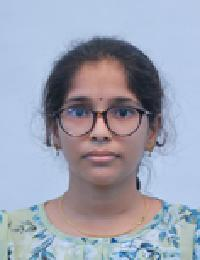
#> input picture data/reference_images/23C11A0565.jpeg, 200 x 260 px
$ python -i preprocess.py   (imports and definitions only)
#> lines starting #> are read from the running program, lines starting #| are printed output that depends on the picture
#> further down, picture is the input picture: shape (260, 200, 3); mean B, G, R 178.9, 162.4, 157.2
"""
preprocess.py
──────────────
Image preprocessing pipeline for face crops before embedding.

Applies quality-improving transforms to 112×112 aligned face crops:
  1. CLAHE (Contrast Limited Adaptive Histogram Equalisation) — normalises
     lighting across different CCTV conditions (fluorescent, backlit, dark).
  2. Bilateral filter — removes sensor noise while preserving facial edges.
  3. Unsharp mask — recovers detail lost to CCTV compression / motion blur.
  4. White-balance correction — reduces colour cast from indoor lighting.

Each transform is independently toggleable. The pipeline is designed to be
inserted between face detection (crop) and embedding extraction.

Usage:
    from testing.preprocess import preprocess_crop
    enhanced = preprocess_crop(crop_bgr)
"""

import cv2
import numpy as np


def apply_clahe(image: np.ndarray, clip_limit: float = 2.0,
                tile_size: int = 8) -> np.ndarray:
    """
    Apply CLAHE to the luminance channel (LAB colour space).
    This normalises exposure without destroying colour information.
    """
#> called with clip_limit = 2, tile_size = 8
    lab = cv2.cvtColor(image, cv2.COLOR_BGR2LAB)
#> lab: shape (260, 200, 3); mean of channels 0, 1, 2 169.5, 130.2, 119.3
    l, a, b = cv2.split(lab)
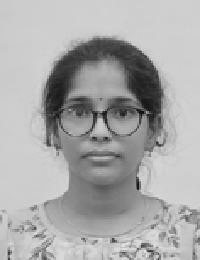
#> l: shape (260, 200); min 6, max 243, mean 169.5
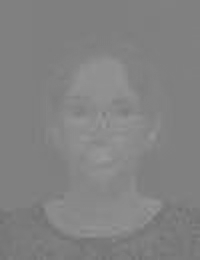
#> a: shape (260, 200); min 111, max 154, mean 130.2
    clahe = cv2.createCLAHE(clipLimit=clip_limit,
                             tileGridSize=(tile_size, tile_size))
    l = clahe.apply(l)
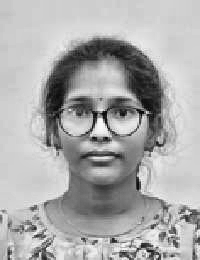
#> l: shape (260, 200); min 2, max 252, mean 171.4
    lab = cv2.merge([l, a, b])
#> lab: shape (260, 200, 3); mean of channels 0, 1, 2 171.4, 130.2, 119.3
    return cv2.cvtColor(lab, cv2.COLOR_LAB2BGR)
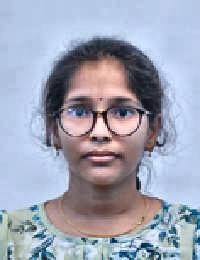
#> returned value: shape (260, 200, 3); mean B, G, R 181.4, 164.9, 159.6


# [78 lines left out: functions apply_bilateral_denoise, apply_unsharp_mask, apply_white_balance, preprocess_crop, not called in this run]


def preprocess_batch(crops: list[np.ndarray], **kwargs) -> list[np.ndarray]:
    """Apply preprocessing to a list of face crops."""
    return [preprocess_crop(c, **kwargs) for c in crops]


# [8 lines not run here, left out]

>>> import cv2
>>> picture = cv2.imread('../data/reference_images/23C11A0565.jpeg')
>>> result = apply_clahe(picture)

$ run again, on data/reference_images/23C11A0566.jpeg
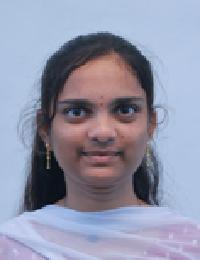
#> input picture data/reference_images/23C11A0566.jpeg, 200 x 260 px
#> picture is the input picture: shape (260, 200, 3); mean B, G, R 169.2, 148.3, 146
#> in apply_clahe, `l = clahe.apply(l)`:
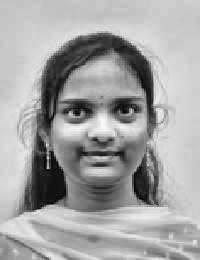
#> l: shape (260, 200); min 1, max 248, mean 163.6
#> in apply_clahe, `return cv2.cvtColor(lab, cv2.COLOR_LAB2BGR)`:
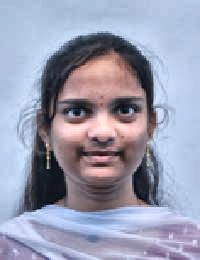
#> returned value: shape (260, 200, 3); mean B, G, R 177.3, 156.3, 154.1

$ run again, on data/reference_images/23C11A0567.jpeg
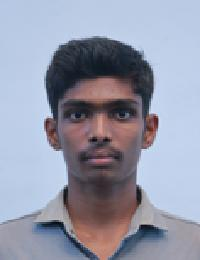
#> input picture data/reference_images/23C11A0567.jpeg, 200 x 260 px
#> picture is the input picture: shape (260, 200, 3); mean B, G, R 169.4, 152.2, 148.8
#> in apply_clahe, `l = clahe.apply(l)`:
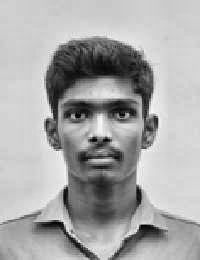
#> l: shape (260, 200); min 1, max 249, mean 167.9
#> in apply_clahe, `return cv2.cvtColor(lab, cv2.COLOR_LAB2BGR)`:
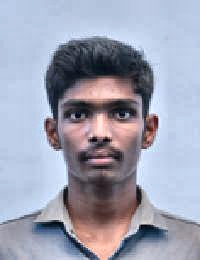
#> returned value: shape (260, 200, 3); mean B, G, R 178.6, 161.3, 158.2

$ run again, on data/reference_images/23C11A0568.jpeg
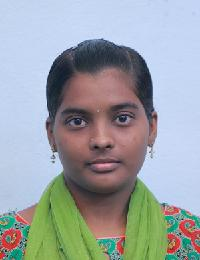
#> input picture data/reference_images/23C11A0568.jpeg, 200 x 260 px
#> picture is the input picture: shape (260, 200, 3); mean B, G, R 165.5, 162.2, 155.5
#> in apply_clahe, `l = clahe.apply(l)`:
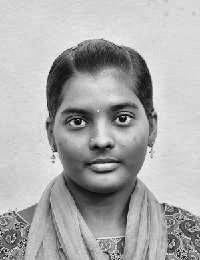
#> l: shape (260, 200); min 4, max 251, mean 172.5
#> in apply_clahe, `return cv2.cvtColor(lab, cv2.COLOR_LAB2BGR)`:
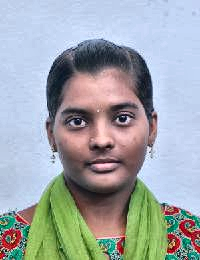
#> returned value: shape (260, 200, 3); mean B, G, R 170.2, 166.8, 160
